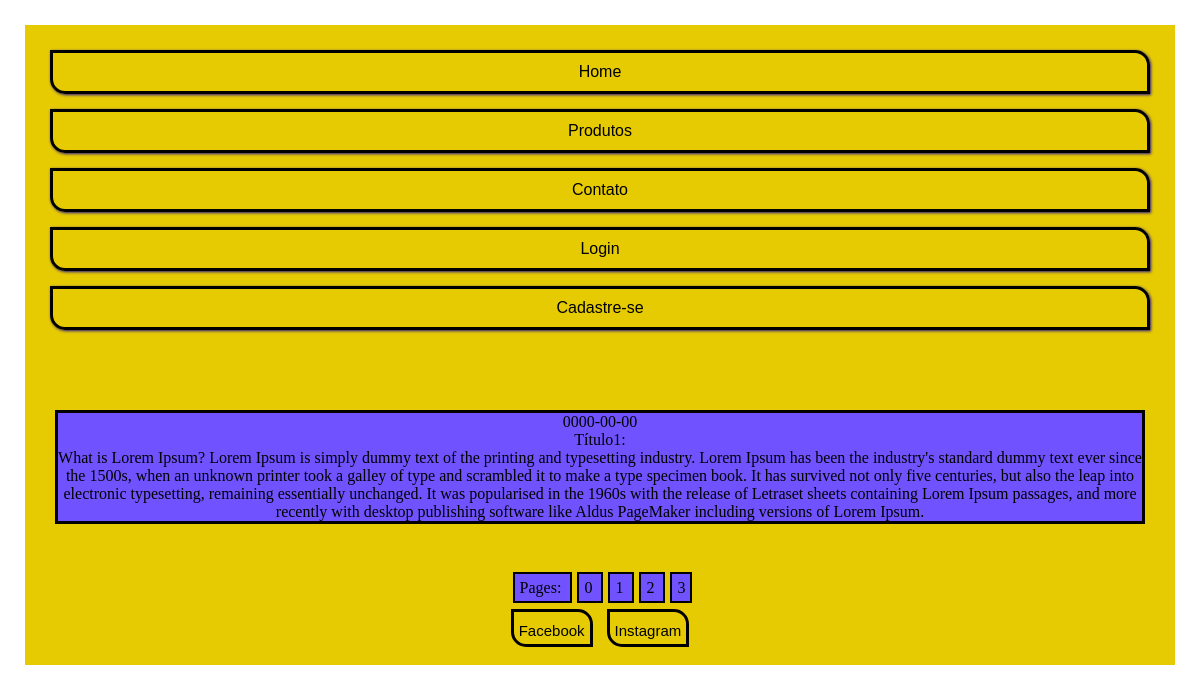
/, run on an earlier commit of the app's database.
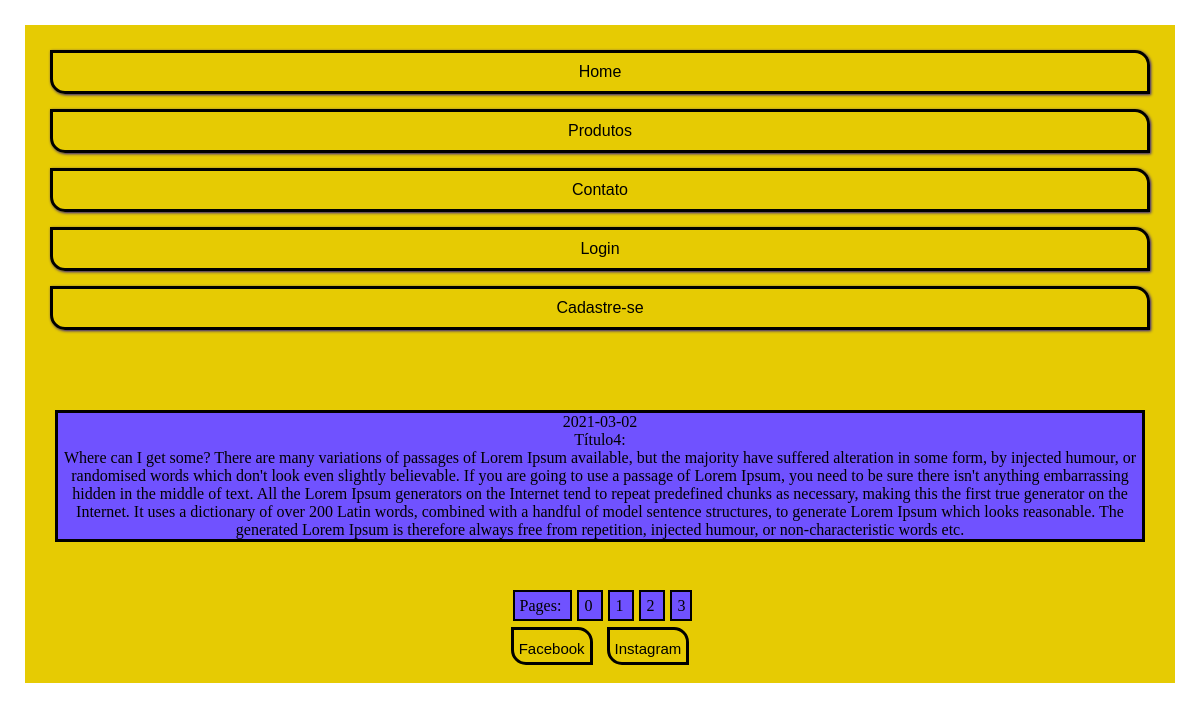
And on a later commit of the database.
### tables this page shows
create table cadastro_do_conteudo (

    id int(5) primary key not null auto_increment,
    titulo varchar(30) not null,
    conteudo varchar(3000) not null,
    data_do_cadastro date not null

);

### Library/Thiago_AP/Database/Repository.php (called while the page is built, shortened)
<?php
    final class Repository {
        private $activeRecord;
        function __construct($class){
            $this->activeRecord = $class;
        }
        function load(Criteria $criteria, array $columns = null) {
            if($columns == null) {
                $sql = "SELECT * FROM " . constant($this->activeRecord . '::TABLENAME');
            }else {
                $sql = implode(", ", $columns);
                $sql = "SELECT $sql FROM " . constant($this->activeRecord . '::TABLENAME');
            }
            if($criteria) {
                $expression = $criteria->dump();
                $order = $criteria->getProperty('order');
                $limit = $criteria->getProperty('limit');
                $offset = $criteria->getProperty('offset');
                $group_by = $criteria->getProperty('groupby');
                if($order) {
                    $sql .= ' ORDER BY ' . $order;
                }
                if($limit) {
                    $sql .= ' LIMIT ' . $limit;
                }
            }
            if($conn = Transaction::get()) {
                $result = $conn->Query($sql);
                $results = array();
                if($result) {
                    while($row = $result->fetchObject($this->activeRecord)) {
                        $results[] = $row;
                    }
                }
                return $results;
            }else{
                throw new Exception('Não há transação ativa!!!');
            }
        }
    }
?>

### Library/Thiago_AP/Database/Criteria.php (called while the page is built, shortened)
<?php
    class Criteria {
        public function __construct() {
            $this->filters = array();
        }
        public function setProperty($property, $value) {
            if(isset($value)) {
                $this->properties[$property] = $value;
            }else {
                $this->properties[$property] = NULL;
            }
        }
        public function getProperty($property) {
            if(isset($this->properties[$property])) {
                return $this->properties[$property];
            }
        }
    }
?>

### Library/Thiago_AP/Database/Record.php (called while the page is built, shortened)
<?php
abstract class Record implements RecordInterface
{
    protected $data;
    public function __set($prop, $value)
    {
        if (method_exists($this, 'set_'.$prop))
        {
            call_user_func(array($this, 'set_'.$prop), $value);
        }
        else
        {
            if ($value === NULL)
            {
                unset($this->data[$prop]);
            }
            else
            {
                $this->data[$prop] = $value;
            }
        }
    }
    public function __get($prop)
    {
        if (method_exists($this, 'get_'.$prop))
        {
            return call_user_func(array($this, 'get_'.$prop));
        }
        else
        {
            if (isset($this->data[$prop]))
            {
                return $this->data[$prop];
            }
        }
    }
}

### Application/Control/Home.php (the view, shortened to what this page needs)
<?php
    class Home extends Page {
        protected $template;
        public function __construct() {
            try
            {
                $base_template = "Application/Templates/html/Home.html";
                $table_class_name = 'Cadastro_do_conteudo';
                $table_name = 'data_do_cadastro';
                $ordination = 'desc';
                $limit = 1;
                $pagination = new Pagination($base_template, $table_class_name, $table_name, $ordination, $limit);
                extract( $pagination->get_Pagination() );
                $criteria = new Criteria;
                $criteria->setProperty('order', 'data_do_cadastro desc');
                $criteria->setProperty('limit', $limit);
                $criteria->setProperty('offset', $offset);
                $repository = new Repository('Cadastro_do_conteudo');
                $conteudos = $repository->load($criteria);
                if(isset($conteudos)) {
                    foreach($conteudos as $conteudo) {
                        $artigo = " {$conteudo->data_do_cadastro} <br> {$conteudo->titulo}: <br> {$conteudo->conteudo}";
                        $content_template = file_get_contents('Application/Templates/html/Content.html');
                        $contents[] = str_replace("{{content}}", $artigo, $content_template);
                    }
                    $section = '';
                    foreach ($contents as $content) {
                        $section .= $content;
                    }
                    $this->template = str_replace('{{section}}', $section, $pagination_template);
                }
            } catch (Exception $e) {
                print $e->getMessage();
                Transaction::rollback();
            }
        }
        public function show() {
            echo $this->template;
        }
    }
?>

### index.php (shortened to what this page needs)
<?php
    if(isset($_GET['class'])) {
        $class = $_GET['class'];
    }else {
        $class = 'Home';
    }
    if(class_exists($class)) {
        try{
            $pagina = new $class;
            if(isset($_GET['authentication'])) {
                $authentication = new Thiago_AP\Authentication\Authentication;
                $authentication->login_Authentication();
                $pagina->show();
                $content = ob_get_contents();
                $validation = $_SESSION['authentication'];
                $content = str_replace("{authentication}", "authentication=" . $validation, $content);
                $content = str_replace("class=Login", "class=Logout", $content);
                $content = str_replace("{entrar}", "Logout", $content );
                $content = str_replace("{{pagination}}", "", $content );
                $content = str_replace("{{pagination}}", "", $content );
                $content = str_replace("{Cadastre-se}", "Carrinho de compra", $content );
                $content = str_replace("class=Cadastrar_se", "class=Carrinho_de_compra", $content );
            }else {
                $content = ob_get_contents();
                $content = str_replace("{authentication}", "", $content);
                $content = str_replace("{entrar}", "Login", $content);
                $content = str_replace("{{pagination}}", "", $content);
                $content = str_replace("{Cadastre-se}", "Cadastre-se", $content);
                $content = str_replace("id_produto={id_produto}", "", $content);
            }
        }catch(Exception $e) {
            $content = $e->getMessage() . '<br>' . $e->getTraceAsString();
        }
    }
    echo $content;
?>

### Application/Templates/css/style.css (style rules this page uses)
* { margin: 0px; padding: 0px; }
@media (max-width: 2000px) { body { background-color: white; text-align: center; justify-content: center; } }
@media (max-width: 2000px) { header, section, footer, nav { background-color: #E6CB03; margin: 0px 25px 0px 25px; padding-bottom: 25px; } }
@media (max-width: 2000px) { header { margin-top: 25px; padding-top: 10px; } }
@media (max-width: 2000px) { nav ul li { display: block; font-family: Arial, Helvetica, sans-serif; font-size: 16px; margin: 15px 0px 0px 0px; padding: 10px 0px 10px 0px ; border: solid; border-radius: 0px 15px 0px 15px; box-shadow: 1px 1px 3px #26118C; } }
@media (max-width: 2000px) { nav ul li a { color: black; } }
@media (max-width: 2000px) { section { justify-content: center; display: flex; flex-flow: row wrap; } }
@media (max-width: 2000px) { .conteudo { background-color: #7052FF; border: solid; margin: 30px; font-size: 16px; } }
@media (max-width: 2000px) { div.page { background-color: #7052FF; margin: 0px 0px 0px 5px; display: inline; padding: 5px; border: solid 2px; } }
@media (max-width: 2000px) { footer { margin-bottom: 25px; } }
@media (max-width: 2000px) { footer ul li a { font-family: Arial, Helvetica, sans-serif; font-size: 15px; margin: 10px 5px 10px 5px; padding: 10px 5px 5px 5px ; border: solid; border-radius: 0px 15px 0px 15px; } }
@media (max-width: 2000px) { a { text-decoration: none; color: black; } }
@media (max-width: 2000px) { ul li { list-style: none; display: inline-block; } }

What changed in the data, as far as the page shows it:
no longer on this page (row edited): cadastro_do_conteudo: data_do_cadastro "0000-00-00", titulo "Título1", conteudo "What is Lorem Ipsum? Lorem Ipsum is simply dummy text of the printing and typesetting industry. Lorem Ipsum has been the industry's standard dummy text ever since the 1500s, when an unknown printer took a galley of type and scrambled it to make a type specimen book. It has survived not only five centuries, but also the leap into electronic typesetting, remaining essentially unchanged. It was popularised in the 1960s with the release of Letraset sheets containing Lorem Ipsum passages, and more recently with desktop publishing software like Aldus PageMaker including versions of Lorem Ipsum."
now on this page (row edited): cadastro_do_conteudo: data_do_cadastro "2021-03-02", titulo "Título4", conteudo "Where can I get some? There are many variations of passages of Lorem Ipsum available, but the majority have suffered alteration in some form, by injected humour, or randomised words which don't look even slightly believable. If you are going to use a passage of Lorem Ipsum, you need to be sure there isn't anything embarrassing hidden in the middle of text. All the Lorem Ipsum generators on the Internet tend to repeat predefined chunks as necessary, making this the first true generator on the Internet. It uses a dictionary of over 200 Latin words, combined with a handful of model sentence structures, to generate Lorem Ipsum which looks reasonable. The generated Lorem Ipsum is therefore…"
